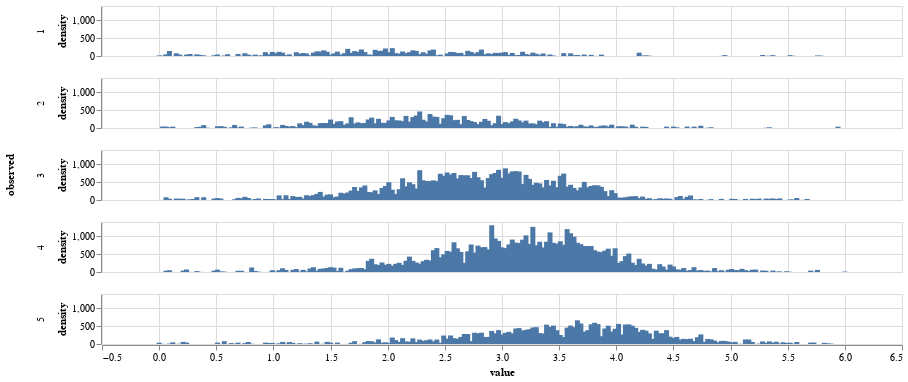

Notebook code cell kept with this figure:
### Code cell
alt.Chart(fit_vs_obs).transform_density(
    density='fit',
    bandwidth=0.01,
    groupby=['observed'],
    extent= [0, 6],
    counts=True
).mark_bar().encode(
    alt.X('value:Q'),
    alt.Y('density:Q'),
    alt.Row('observed:N')
).properties(width=800, height=50)

### Figure 1 — Vega-Lite specification as saved in the notebook (floating-point values rounded to 4 significant figures; data arrays with more than 128 entries replaced by an {"elided": "..."} marker saying what was removed)
{"$schema": "https://vega.github.io/schema/vega-lite/v5.16.3.json", "config": {"view": {"continuousHeight": 300, "continuousWidth": 300}}, "data": {"name": "data-50db49bd8a31bd3360562181c4db984e"}, "datasets": {"data-50db49bd8a31bd3360562181c4db984e": {"elided": "5000 records"}}, "encoding": {"row": {"field": "observed", "type": "nominal"}, "x": {"field": "value", "type": "quantitative"}, "y": {"field": "density", "type": "quantitative"}}, "height": 50, "mark": {"type": "bar"}, "transform": [{"bandwidth": 0.01, "counts": true, "density": "fit", "extent": [0, 6], "groupby": ["observed"]}], "width": 800}
